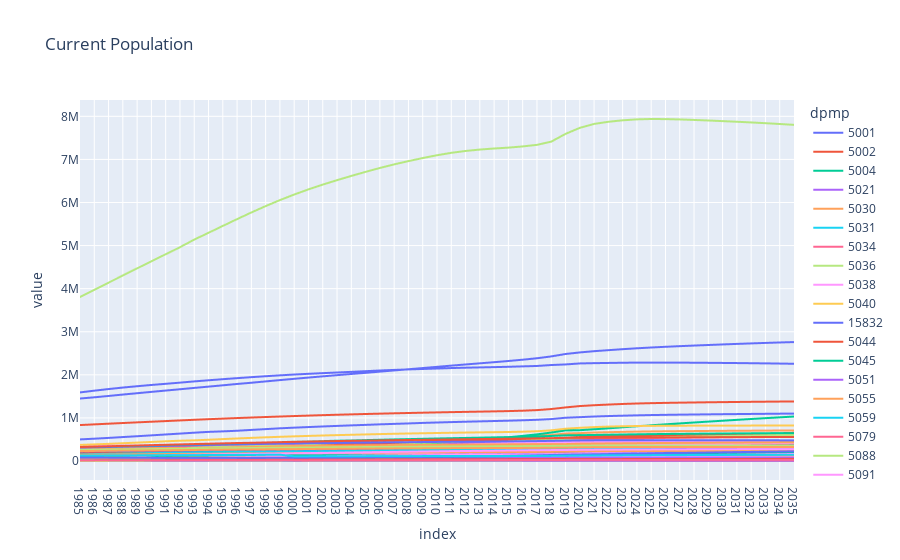

Notebook cell for this chart:
### Markdown cell above
## 1. Demand Forecast

### Code cell
current_population = population.iloc[:, 20:]
current_population = current_population.transpose()
# plot the current population
fig = px.line(current_population, x=current_population.index, y=current_population.columns, title='Current Population')
fig.show()
